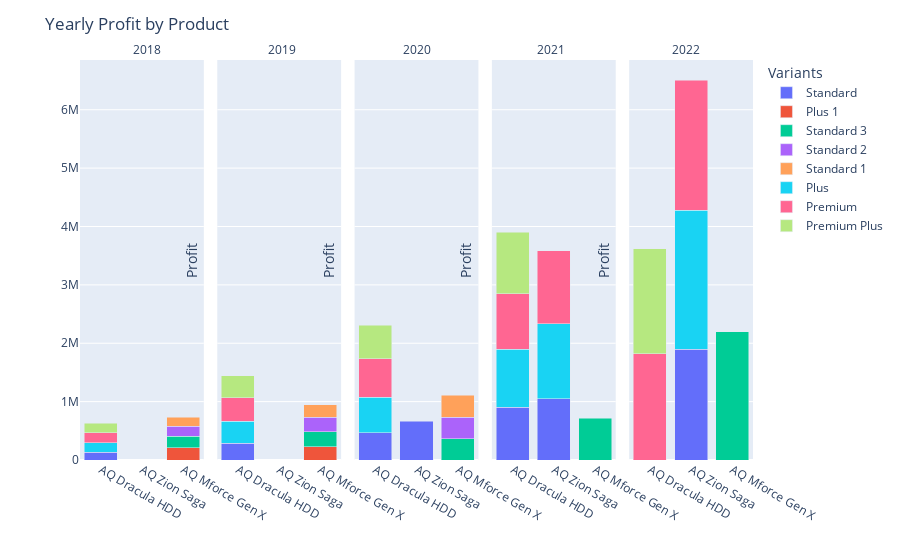

The code cell stored with this chart in its notebook:
### Code cell
# Create the stacked bar chart
fig = px.bar(yearly_profit_df.sort_values(by='fiscal_year', ascending=True),
              x='display_name',
              y='profit',
              color='variant',
              facet_col='fiscal_year',
              barmode='stack',
              facet_col_wrap=5,
              )

# Update axis titles
fig.update_xaxes(title_text='', showticklabels=True)
fig.update_yaxes(title_text='Profit')

annot = []
offset = 0.2
x_pos = 0.1
for year in yearly_profit_df.sort_values(by='fiscal_year', ascending=True)['fiscal_year'].unique():
    annot.append(
        dict(
            text = f'{year}',
            x = x_pos,
            y = 1,
            showarrow = False,
            xref = 'paper',
            yref='paper'
        )
    )
    x_pos += offset

# Update facet titles
fig.update_layout(
    title='Yearly Profit by Product',
    showlegend=True,
    legend_title='Variants',
    yaxis=dict(title=''), 
    annotations=annot
)

fig.show()

### Figure 1 — Plotly figure (JSON) as saved in the notebook; plotly's stock layout.template omitted (floating-point values rounded to 4 significant figures)
{"data": [{"alignmentgroup": "True", "hovertemplate": "variant=Standard<br>fiscal_year=2018<br>display_name=%{x}<br>profit=%{y}<extra></extra>", "legendgroup": "Standard", "marker": {"color": "#636efa", "pattern": {"shape": ""}}, "name": "Standard", "offsetgroup": "Standard", "orientation": "v", "showlegend": true, "textposition": "auto", "type": "bar", "x": ["AQ Dracula HDD"], "xaxis": "x", "y": [132350], "yaxis": "y"}, {"alignmentgroup": "True", "hovertemplate": "variant=Standard<br>fiscal_year=2019<br>display_name=%{x}<br>profit=%{y}<extra></extra>", "legendgroup": "Standard", "marker": {"color": "#636efa", "pattern": {"shape": ""}}, "name": "Standard", "offsetgroup": "Standard", "orientation": "v", "showlegend": false, "textposition": "auto", "type": "bar", "x": [null, "AQ Dracula HDD"], "xaxis": "x2", "y": [366302, 289742], "yaxis": "y2"}, {"alignmentgroup": "True", "hovertemplate": "variant=Standard<br>fiscal_year=2020<br>display_name=%{x}<br>profit=%{y}<extra></extra>", "legendgroup": "Standard", "marker": {"color": "#636efa", "pattern": {"shape": ""}}, "name": "Standard", "offsetgroup": "Standard", "orientation": "v", "showlegend": false, "textposition": "auto", "type": "bar", "x": ["AQ Dracula HDD", "AQ Zion Saga", null], "xaxis": "x3", "y": [466088, 661579, 659313], "yaxis": "y3"}, {"alignmentgroup": "True", "hovertemplate": "variant=Standard<br>fiscal_year=2021<br>display_name=%{x}<br>profit=%{y}<extra></extra>", "legendgroup": "Standard", "marker": {"color": "#636efa", "pattern": {"shape": ""}}, "name": "Standard", "offsetgroup": "Standard", "orientation": "v", "showlegend": false, "textposition": "auto", "type": "bar", "x": [null, "AQ Zion Saga", "AQ Dracula HDD"], "xaxis": "x4", "y": [1113091, 1045599, 904598], "yaxis": "y4"}, {"alignmentgroup": "True", "hovertemplate": "variant=Standard<br>fiscal_year=2022<br>display_name=%{x}<br>profit=%{y}<extra></extra>", "legendgroup": "Standard", "marker": {"color": "#636efa", "pattern": {"shape": ""}}, "name": "Standard", "offsetgroup": "Standard", "orientation": "v", "showlegend": false, "textposition": "auto", "type": "bar", "x": ["AQ Zion Saga", null], "xaxis": "x5", "y": [1898232, 1999345], "yaxis": "y5"}, {"alignmentgroup": "True", "hovertemplate": "variant=Plus 1<br>fiscal_year=2018<br>display_name=%{x}<br>profit=%{y}<extra></extra>", "legendgroup": "Plus 1", "marker": {"color": "#EF553B", "pattern": {"shape": ""}}, "name": "Plus 1", "offsetgroup": "Plus 1", "orientation": "v", "showlegend": true, "textposition": "auto", "type": "bar", "x": ["AQ Mforce Gen X"], "xaxis": "x", "y": [207468], "yaxis": "y"}, {"alignmentgroup": "True", "hovertemplate": "variant=Plus 1<br>fiscal_year=2019<br>display_name=%{x}<br>profit=%{y}<extra></extra>", "legendgroup": "Plus 1", "marker": {"color": "#EF553B", "pattern": {"shape": ""}}, "name": "Plus 1", "offsetgroup": "Plus 1", "orientation": "v", "showlegend": false, "textposition": "auto", "type": "bar", "x": ["AQ Mforce Gen X"], "xaxis": "x2", "y": [224667], "yaxis": "y2"}, {"alignmentgroup": "True", "hovertemplate": "variant=Standard 3<br>fiscal_year=2018<br>display_name=%{x}<br>profit=%{y}<extra></extra>", "legendgroup": "Standard 3", "marker": {"color": "#00cc96", "pattern": {"shape": ""}}, "name": "Standard 3", "offsetgroup": "Standard 3", "orientation": "v", "showlegend": true, "textposition": "auto", "type": "bar", "x": ["AQ Mforce Gen X"], "xaxis": "x", "y": [197334], "yaxis": "y"}, {"alignmentgroup": "True", "hovertemplate": "variant=Standard 3<br>fiscal_year=2019<br>display_name=%{x}<br>profit=%{y}<extra></extra>", "legendgroup": "Standard 3", "marker": {"color": "#00cc96", "pattern": {"shape": ""}}, "name": "Standard 3", "offsetgroup": "Standard 3", "orientation": "v", "showlegend": false, "textposition": "auto", "type": "bar", "x": ["AQ Mforce Gen X"], "xaxis": "x2", "y": [258163], "yaxis": "y2"}, {"alignmentgroup": "True", "hovertemplate": "variant=Standard 3<br>fiscal_year=2020<br>display_name=%{x}<br>profit=%{y}<extra></extra>", "legendgroup": "Standard 3", "marker": {"color": "#00cc96", "pattern": {"shape": ""}}, "name": "Standard 3", "offsetgroup": "Standard 3", "orientation": "v", "showlegend": false, "textposition": "auto", "type": "bar", "x": ["AQ Mforce Gen X"], "xaxis": "x3", "y": [365696], "yaxis": "y3"}, {"alignmentgroup": "True", "hovertemplate": "variant=Standard 3<br>fiscal_year=2021<br>display_name=%{x}<br>profit=%{y}<extra></extra>", "legendgroup": "Standard 3", "marker": {"color": "#00cc96", "pattern": {"shape": ""}}, "name": "Standard 3", "offsetgroup": "Standard 3", "orientation": "v", "showlegend": false, "textposition": "auto", "type": "bar", "x": ["AQ Mforce Gen X"], "xaxis": "x4", "y": [714951], "yaxis": "y4"}, {"alignmentgroup": "True", "hovertemplate": "variant=Standard 3<br>fiscal_year=2022<br>display_name=%{x}<br>profit=%{y}<extra></extra>", "legendgroup": "Standard 3", "marker": {"color": "#00cc96", "pattern": {"shape": ""}}, "name": "Standard 3", "offsetgroup": "Standard 3", "orientation": "v", "showlegend": false, "textposition": "auto", "type": "bar", "x": ["AQ Mforce Gen X"], "xaxis": "x5", "y": [2201061], "yaxis": "y5"}, {"alignmentgroup": "True", "hovertemplate": "variant=Standard 2<br>fiscal_year=2018<br>display_name=%{x}<br>profit=%{y}<extra></extra>", "legendgroup": "Standard 2", "marker": {"color": "#ab63fa", "pattern": {"shape": ""}}, "name": "Standard 2", "offsetgroup": "Standard 2", "orientation": "v", "showlegend": true, "textposition": "auto", "type": "bar", "x": ["AQ Mforce Gen X"], "xaxis": "x", "y": [170616], "yaxis": "y"}, {"alignmentgroup": "True", "hovertemplate": "variant=Standard 2<br>fiscal_year=2019<br>display_name=%{x}<br>profit=%{y}<extra></extra>", "legendgroup": "Standard 2", "marker": {"color": "#ab63fa", "pattern": {"shape": ""}}, "name": "Standard 2", "offsetgroup": "Standard 2", "orientation": "v", "showlegend": false, "textposition": "auto", "type": "bar", "x": ["AQ Mforce Gen X"], "xaxis": "x2", "y": [252842], "yaxis": "y2"}, {"alignmentgroup": "True", "hovertemplate": "variant=Standard 2<br>fiscal_year=2020<br>display_name=%{x}<br>profit=%{y}<extra></extra>", "legendgroup": "Standard 2", "marker": {"color": "#ab63fa", "pattern": {"shape": ""}}, "name": "Standard 2", "offsetgroup": "Standard 2", "orientation": "v", "showlegend": false, "textposition": "auto", "type": "bar", "x": ["AQ Mforce Gen X"], "xaxis": "x3", "y": [363685], "yaxis": "y3"}, {"alignmentgroup": "True", "hovertemplate": "variant=Standard 1<br>fiscal_year=2018<br>display_name=%{x}<br>profit=%{y}<extra></extra>", "legendgroup": "Standard 1", "marker": {"color": "#FFA15A", "pattern": {"shape": ""}}, "name": "Standard 1", "offsetgroup": "Standard 1", "orientation": "v", "showlegend": true, "textposition": "auto", "type": "bar", "x": ["AQ Mforce Gen X"], "xaxis": "x", "y": [159785], "yaxis": "y"}, {"alignmentgroup": "True", "hovertemplate": "variant=Standard 1<br>fiscal_year=2019<br>display_name=%{x}<br>profit=%{y}<extra></extra>", "legendgroup": "Standard 1", "marker": {"color": "#FFA15A", "pattern": {"shape": ""}}, "name": "Standard 1", "offsetgroup": "Standard 1", "orientation": "v", "showlegend": false, "textposition": "auto", "type": "bar", "x": ["AQ Mforce Gen X"], "xaxis": "x2", "y": [209551], "yaxis": "y2"}, {"alignmentgroup": "True", "hovertemplate": "variant=Standard 1<br>fiscal_year=2020<br>display_name=%{x}<br>profit=%{y}<extra></extra>", "legendgroup": "Standard 1", "marker": {"color": "#FFA15A", "pattern": {"shape": ""}}, "name": "Standard 1", "offsetgroup": "Standard 1", "orientation": "v", "showlegend": false, "textposition": "auto", "type": "bar", "x": ["AQ Mforce Gen X"], "xaxis": "x3", "y": [379978], "yaxis": "y3"}, {"alignmentgroup": "True", "hovertemplate": "variant=Plus<br>fiscal_year=2018<br>display_name=%{x}<br>profit=%{y}<extra></extra>", "legendgroup": "Plus", "marker": {"color": "#19d3f3", "pattern": {"shape": ""}}, "name": "Plus", "offsetgroup": "Plus", "orientation": "v", "showlegend": true, "textposition": "auto", "type": "bar", "x": ["AQ Dracula HDD"], "xaxis": "x", "y": [166258], "yaxis": "y"}, {"alignmentgroup": "True", "hovertemplate": "variant=Plus<br>fiscal_year=2019<br>display_name=%{x}<br>profit=%{y}<extra></extra>", "legendgroup": "Plus", "marker": {"color": "#19d3f3", "pattern": {"shape": ""}}, "name": "Plus", "offsetgroup": "Plus", "orientation": "v", "showlegend": false, "textposition": "auto", "type": "bar", "x": [null, "AQ Dracula HDD"], "xaxis": "x2", "y": [404799, 377407], "yaxis": "y2"}, {"alignmentgroup": "True", "hovertemplate": "variant=Plus<br>fiscal_year=2020<br>display_name=%{x}<br>profit=%{y}<extra></extra>", "legendgroup": "Plus", "marker": {"color": "#19d3f3", "pattern": {"shape": ""}}, "name": "Plus", "offsetgroup": "Plus", "orientation": "v", "showlegend": false, "textposition": "auto", "type": "bar", "x": ["AQ Dracula HDD", null], "xaxis": "x3", "y": [607409, 719674], "yaxis": "y3"}, {"alignmentgroup": "True", "hovertemplate": "variant=Plus<br>fiscal_year=2021<br>display_name=%{x}<br>profit=%{y}<extra></extra>", "legendgroup": "Plus", "marker": {"color": "#19d3f3", "pattern": {"shape": ""}}, "name": "Plus", "offsetgroup": "Plus", "orientation": "v", "showlegend": false, "textposition": "auto", "type": "bar", "x": ["AQ Zion Saga", null, "AQ Dracula HDD"], "xaxis": "x4", "y": [1286222, 1136227, 994218], "yaxis": "y4"}, {"alignmentgroup": "True", "hovertemplate": "variant=Plus<br>fiscal_year=2022<br>display_name=%{x}<br>profit=%{y}<extra></extra>", "legendgroup": "Plus", "marker": {"color": "#19d3f3", "pattern": {"shape": ""}}, "name": "Plus", "offsetgroup": "Plus", "orientation": "v", "showlegend": false, "textposition": "auto", "type": "bar", "x": [null, "AQ Zion Saga"], "xaxis": "x5", "y": [2032675, 2383543], "yaxis": "y5"}, {"alignmentgroup": "True", "hovertemplate": "variant=Premium<br>fiscal_year=2018<br>display_name=%{x}<br>profit=%{y}<extra></extra>", "legendgroup": "Premium", "marker": {"color": "#FF6692", "pattern": {"shape": ""}}, "name": "Premium", "offsetgroup": "Premium", "orientation": "v", "showlegend": true, "textposition": "auto", "type": "bar", "x": ["AQ Dracula HDD"], "xaxis": "x", "y": [164597], "yaxis": "y"}, {"alignmentgroup": "True", "hovertemplate": "variant=Premium<br>fiscal_year=2019<br>display_name=%{x}<br>profit=%{y}<extra></extra>", "legendgroup": "Premium", "marker": {"color": "#FF6692", "pattern": {"shape": ""}}, "name": "Premium", "offsetgroup": "Premium", "orientation": "v", "showlegend": false, "textposition": "auto", "type": "bar", "x": ["AQ Dracula HDD"], "xaxis": "x2", "y": [396959], "yaxis": "y2"}, {"alignmentgroup": "True", "hovertemplate": "variant=Premium<br>fiscal_year=2020<br>display_name=%{x}<br>profit=%{y}<extra></extra>", "legendgroup": "Premium", "marker": {"color": "#FF6692", "pattern": {"shape": ""}}, "name": "Premium", "offsetgroup": "Premium", "orientation": "v", "showlegend": false, "textposition": "auto", "type": "bar", "x": ["AQ Dracula HDD", null], "xaxis": "x3", "y": [658529, 720554], "yaxis": "y3"}, {"alignmentgroup": "True", "hovertemplate": "variant=Premium<br>fiscal_year=2021<br>display_name=%{x}<br>profit=%{y}<extra></extra>", "legendgroup": "Premium", "marker": {"color": "#FF6692", "pattern": {"shape": ""}}, "name": "Premium", "offsetgroup": "Premium", "orientation": "v", "showlegend": false, "textposition": "auto", "type": "bar", "x": ["AQ Zion Saga", "AQ Dracula HDD", null], "xaxis": "x4", "y": [1251616, 950699, 1047157], "yaxis": "y4"}, {"alignmentgroup": "True", "hovertemplate": "variant=Premium<br>fiscal_year=2022<br>display_name=%{x}<br>profit=%{y}<extra></extra>", "legendgroup": "Premium", "marker": {"color": "#FF6692", "pattern": {"shape": ""}}, "name": "Premium", "offsetgroup": "Premium", "orientation": "v", "showlegend": false, "textposition": "auto", "type": "bar", "x": ["AQ Dracula HDD", null, "AQ Zion Saga"], "xaxis": "x5", "y": [1821241, 2031093, 2227494], "yaxis": "y5"}, {"alignmentgroup": "True", "hovertemplate": "variant=Premium Plus<br>fiscal_year=2018<br>display_name=%{x}<br>profit=%{y}<extra></extra>", "legendgroup": "Premium Plus", "marker": {"color": "#B6E880", "pattern": {"shape": ""}}, "name": "Premium Plus", "offsetgroup": "Premium Plus", "orientation": "v", "showlegend": true, "textposition": "auto", "type": "bar", "x": ["AQ Dracula HDD"], "xaxis": "x", "y": [167384], "yaxis": "y"}, {"alignmentgroup": "True", "hovertemplate": "variant=Premium Plus<br>fiscal_year=2019<br>display_name=%{x}<br>profit=%{y}<extra></extra>", "legendgroup": "Premium Plus", "marker": {"color": "#B6E880", "pattern": {"shape": ""}}, "name": "Premium Plus", "offsetgroup": "Premium Plus", "orientation": "v", "showlegend": false, "textposition": "auto", "type": "bar", "x": ["AQ Dracula HDD"], "xaxis": "x2", "y": [376138], "yaxis": "y2"}, {"alignmentgroup": "True", "hovertemplate": "variant=Premium Plus<br>fiscal_year=2020<br>display_name=%{x}<br>profit=%{y}<extra></extra>", "legendgroup": "Premium Plus", "marker": {"color": "#B6E880", "pattern": {"shape": ""}}, "name": "Premium Plus", "offsetgroup": "Premium Plus", "orientation": "v", "showlegend": false, "textposition": "auto", "type": "bar", "x": ["AQ Dracula HDD"], "xaxis": "x3", "y": [576467], "yaxis": "y3"}, {"alignmentgroup": "True", "hovertemplate": "variant=Premium Plus<br>fiscal_year=2021<br>display_name=%{x}<br>profit=%{y}<extra></extra>", "legendgroup": "Premium Plus", "marker": {"color": "#B6E880", "pattern": {"shape": ""}}, "name": "Premium Plus", "offsetgroup": "Premium Plus", "orientation": "v", "showlegend": false, "textposition": "auto", "type": "bar", "x": ["AQ Dracula HDD"], "xaxis": "x4", "y": [1051605], "yaxis": "y4"}, {"alignmentgroup": "True", "hovertemplate": "variant=Premium Plus<br>fiscal_year=2022<br>display_name=%{x}<br>profit=%{y}<extra></extra>", "legendgroup": "Premium Plus", "marker": {"color": "#B6E880", "pattern": {"shape": ""}}, "name": "Premium Plus", "offsetgroup": "Premium Plus", "orientation": "v", "showlegend": false, "textposition": "auto", "type": "bar", "x": ["AQ Dracula HDD"], "xaxis": "x5", "y": [1796918], "yaxis": "y5"}], "layout": {"annotations": [{"font": {}, "showarrow": false, "text": "2018", "x": 0.1, "xanchor": "center", "xref": "paper", "y": 1, "yanchor": "bottom", "yref": "paper"}, {"font": {}, "showarrow": false, "text": "2019", "x": 0.3, "xanchor": "center", "xref": "paper", "y": 1, "yanchor": "bottom", "yref": "paper"}, {"font": {}, "showarrow": false, "text": "2020", "x": 0.5, "xanchor": "center", "xref": "paper", "y": 1, "yanchor": "bottom", "yref": "paper"}, {"font": {}, "showarrow": false, "text": "2021", "x": 0.7, "xanchor": "center", "xref": "paper", "y": 1, "yanchor": "bottom", "yref": "paper"}, {"font": {}, "showarrow": false, "text": "2022", "x": 0.9, "xanchor": "center", "xref": "paper", "y": 1, "yanchor": "bottom", "yref": "paper"}], "barmode": "stack", "legend": {"title": {"text": "Variants"}, "tracegroupgap": 0}, "margin": {"t": 60}, "showlegend": true, "title": {"text": "Yearly Profit by Product"}, "xaxis": {"anchor": "y", "domain": [0, 0.184], "showticklabels": true, "title": {"text": ""}}, "xaxis2": {"anchor": "y2", "domain": [0.204, 0.388], "matches": "x", "showticklabels": true, "title": {"text": ""}}, "xaxis3": {"anchor": "y3", "domain": [0.408, 0.592], "matches": "x", "showticklabels": true, "title": {"text": ""}}, "xaxis4": {"anchor": "y4", "domain": [0.612, 0.796], "matches": "x", "showticklabels": true, "title": {"text": ""}}, "xaxis5": {"anchor": "y5", "domain": [0.816, 1], "matches": "x", "showticklabels": true, "title": {"text": ""}}, "yaxis": {"anchor": "x", "domain": [0, 1], "title": {"text": ""}}, "yaxis2": {"anchor": "x2", "domain": [0, 1], "matches": "y", "showticklabels": false, "title": {"text": "Profit"}}, "yaxis3": {"anchor": "x3", "domain": [0, 1], "matches": "y", "showticklabels": false, "title": {"text": "Profit"}}, "yaxis4": {"anchor": "x4", "domain": [0, 1], "matches": "y", "showticklabels": false, "title": {"text": "Profit"}}, "yaxis5": {"anchor": "x5", "domain": [0, 1], "matches": "y", "showticklabels": false, "title": {"text": "Profit"}}}}
